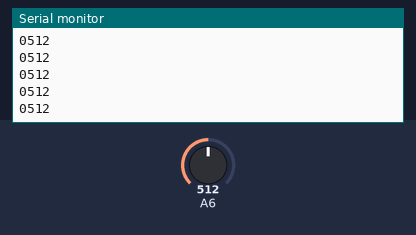
This sketch was run on a simulated Arduino Uno, built with avr-gcc and run on an emulated ATmega328P. On the bench: the last lines printed to the serial monitor. The inputs (shaded band) are chosen by the test bench; at power-on: A6 = 512.

Above: at 1.2 s.
1.3 s: A6 set to 716
At 1.8 s:
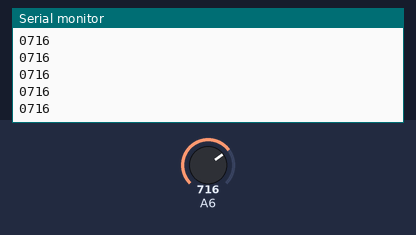
2.8 s: A6 set to 900
At 3.6 s:
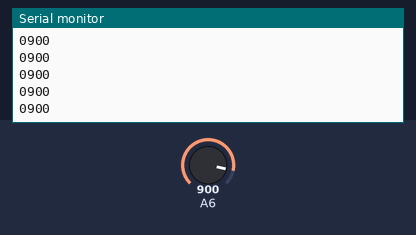
Timing chart, 0 to 5.8 s (numbered marks = the images above; inputs shaded):
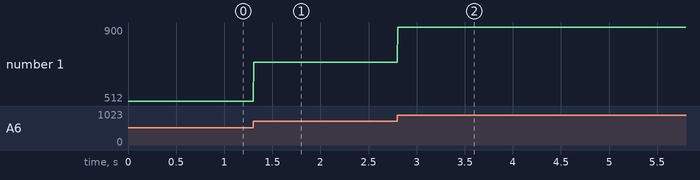

Measured:
- after the input at 1.3 s, the serial monitor: prints a new line at once (image 1)
- after the input at 2.8 s, the serial monitor: prints a new line at once (image 2)
- plotted number 1: 512 → 716 after the input at 1.3 s, 716 → 900 after the input at 2.8 s

The sketch:

CPE301_Lab8.ino
```cpp
#define RDA 0x80
#define TBE 0x20

volatile unsigned char *my_ADCSRA = (unsigned char*) 0x7A;
volatile unsigned char *my_ADCSRB = (unsigned char*) 0x7B;
volatile unsigned char *my_ADMUX = (unsigned char*) 0x7C;
volatile unsigned int *my_ADLAR = (unsigned int*) 0x78;

volatile unsigned char *myUCSR0A = (unsigned char *)0x00C0;
volatile unsigned char *myUCSR0B = (unsigned char *)0x00C1;
volatile unsigned char *myUCSR0C = (unsigned char *)0x00C2;
volatile unsigned int  *myUBRR0  = (unsigned int *) 0x00C4;
volatile unsigned char *myUDR0   = (unsigned char *)0x00C6;

void setup()
{
 // initialize the serial port on USART0:
 U0init(9600);
 adc_init();
}

void loop()
{
  int number;
  int first;
  int second;
  int third;
  int fourth;

  number = adc_read(6);

  fourth = (number % 10) + 48;
  number /= 10;
  third = (number % 10) + 48;
  number /= 10;
  second = (number % 10) + 48;
  number /= 10;
  first = (number % 10) + 48;

  U0putchar(first);
  U0putchar(second);
  U0putchar(third);
  U0putchar(fourth);
  U0putchar('\n');
}

// Read input character from USART0 input buffer
unsigned char U0getchar()
{
return (*myUDR0);
}

// Wait for USART0 TBE to be set then write character to
// transmit buffer
void U0putchar(unsigned char U0pdata)
{
  while ((*myUCSR0A & TBE) == 0);
  *myUDR0 = U0pdata;
}

void U0init(unsigned long U0baud)
{
//  Students are responsible for understanding
//  this initialization code for the ATmega2560 USART0
//  and will be expected to be able to intialize
//  the USART in differrent modes.

 unsigned long FCPU = 16000000;
 unsigned int tbaud;
 tbaud = (FCPU / 16 / U0baud - 1);

 *myUCSR0A = 0x20;
 *myUCSR0B = 0x18;
 *myUCSR0C = 0x06;
 *myUBRR0  = tbaud;
}

void adc_init( ){
  *my_ADMUX = 0x40;
  *my_ADCSRA = 0x80;
  *my_ADCSRB &= 0xF8;
}

unsigned int adc_read(unsigned char adc_channel)
{
  if(adc_channel > 7)
  {
    *my_ADCSRB |= 0b00001000;
  }
  else
  {
    *my_ADCSRB &= 0b11110111;
  }

  adc_channel = adc_channel % 8;
  *my_ADMUX &= 0b11100000;
  *my_ADMUX += adc_channel;

  *my_ADCSRA |= 0x40;

  while(*my_ADCSRA & 0x40);

  return *my_ADLAR;
}
```
